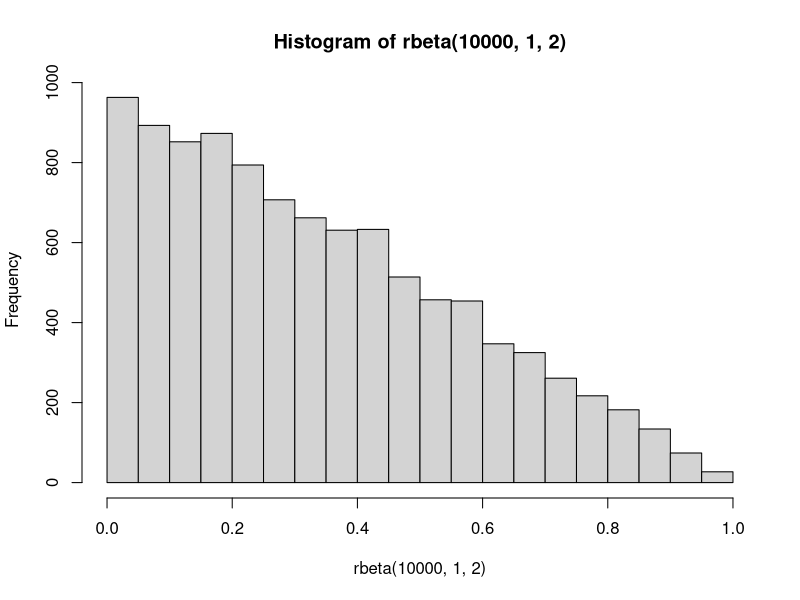

The R source for this figure: (Note: this script raises an error after producing the figure.)
eps = 0.01
a = 0.3
b = 0.4
c = 0.7
N = 10000

rows = rmultinom(N,1,rep(1,4)/4)
vals = (runif(N,0,a-eps))
rowMeans(rmultinom(10000,1,rep(1,4)/4))
hist(rbeta(10000,1,2))

maxer = function(x,q) {
  val = 1/k*1/q*(x>=0 & x < q) + 1/k*1/(1-q)*(x>=q & x < 1) 
  val
}

N = 5000
data = sort(rbeta(N,2,7))
summy = function(x,q){
  if (x < q) {
    return(1/k*1/q*x)
  } else {
    return(1/k + 1/k*1/(1-q)*(x-q))
  }
}


q = quantile(data,0.5)
qs = seq(0.01,0.99,by=0.01)
ecd  = ecdf(data)
res = sapply(qs,function(q) max(abs(ecd(data)-sapply(data,summy,q=q))))

plot(ecdf(data))
lines(data,sapply(data,summy,q=q),col="red")

plot(ecdf(data))
lines(data,sapply(data,summy,q=qs[which.min(res)]),col="red")
lines(data,sapply(data,summy,q=q),col="blue")

plot(qs,res)
abline(v=q,lty=2)

q = qs[which.min(res)]
plot(c(0,q,1),c(0,0.5/q,0.5/(1-q)),type="S",bty="l",lty=2)
lines(c(0,q,1),c(0,0.5/q,0.5/(1-q)),type="h",lty=2)
lines(histogram(data,k=2))
lines(ss,dbeta(ss,2,7))

N = 100
data = sort(rbeta(N,2,7))
ecd = ecdf(data)
summy = function(x,q,w){
  if (x < q) {
    return(w*1/q*x)
  } else {
    return(w + (1-w)*1/(1-q)*(x-q))
  }
}


aa = c()
bb = seq(0.38,0.42,by=0.001)
ww = c()

for (b in bb) {
  q = b
  ws = seq(0.8,0.9,by=0.001)
  ecd  = function(x) pbeta(x,2,7)
  res = sapply(ws,function(w) max(abs(ecd(ss)-sapply(ss,summy,q=q,w=w))))
  ww = c(ww,ws[which.min(res)])
  aa = c(aa,min(res))
}

plot(bb,aa)
abline(v=bb[which.min(aa)])

plot(ss,pbeta(ss,2,7),type="l")
lines(data,sapply(data,summy,q=q,ws[which.min(res)]),col="red")

plot(bb,ww,ylim=c(0,1),xlim=c(0.35,.45))
lines(bb,ecd(bb),col="blue")
points(bb,aa,col="red")
abline(v=bb[which.min(aa)],lty=2)
abline(h=0)

plot(bb,ww-ecd(bb))
abline(v=bb[which.min(aa)],lty=2)
abline(h=0)

n = 8
2^n*factorial(n)*factorial(n)/factorial(2*n)
2^(n-1)*factorial(n)*factorial(n)/factorial(2*n)*choose(n,2)
(factorial(n))^3/factorial(2*n)/factorial(n-2)*2^(n-2)

chance = function(k,n){
  (factorial(n))^3/factorial(2*n)/factorial(n-k)*2^(n-k)
}

chance2 = function(k,n){
  1/choose(2*n,n)*2^(n-k)*factorial(k)*choose(n,k)
}

chance3 = function(k,n){
  1/choose(2*n,n)*2^(n-k)*choose(n,k/2)*choose(n-k/2,k/2)
}

chance4 = function(k,n){
  1/choose(2*n,n)*2^(n-k)*choose(n,k)*choose(k,k/2)
}


chance4 = function(k,n){
  2^(-n)*sqrt(2)*sqrt(n/k)*choose(n,k)
}

chance3(0,8)
chance3(2,8)
chance3(4,8)
chance3(6,8)
chance3(8,8)

ns = (0:4)*2
plot(ns,chance4(ns,8))

n = 100
ns = (0:(n/2))*2
eps = 0.02
vals = chance3(ns,n)
plot(ns,vals,bty="n",xlab="Fine kamper",ylab="Sannsynlighet",
     type="h",lty=1,ylim=c(0,max(vals)+eps),col="blue")
text(ns,vals+eps,labels=round(vals,3))
max(chance3(ns,n))

plot(ns,choose(ns,ns/2)*2^(n-ns))
lines(ns,2^n*sqrt(2)/sqrt(pi*ns))



